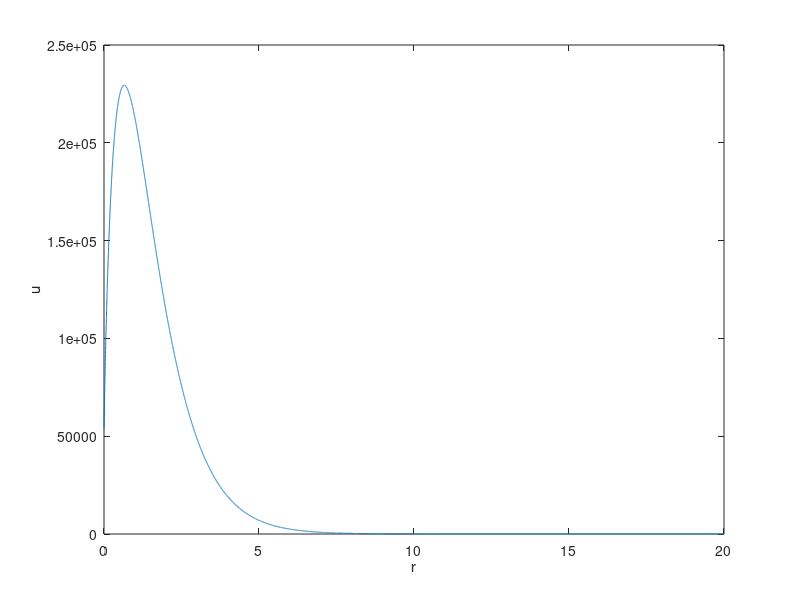

This figure's MATLAB source: (Note: this script raises an error after producing the figure.)
%clc 
close all
clear all

rmax=20;
% Para n = 1. l tem que ser zero:

n_esperado=1;
l=0;
E(1)=-0.6;
E(2)=-0.7; 

h=0.001;
r=0:h:rmax;
%r(1)=1e-100;
N=numel(r);

% Shooting
tolera=1e-7;
nmaxE=100; % Numero maximo de iteracoes

% Primeiros dois valores de u 
uN=0;
uNmenos1=h/1000; % Tanto faz?

figure(1)
xlabel('r');ylabel('y')

for iE=1:nmaxE
    
    g(2:N)=-l*(l+1)./r(2:N).^2 + 2./r(2:N)+ 2*(E(iE)); % Neste problema, g  muda
    % Constantes auxiliares para o metodo de Numerov
    aux1=(1+h^2/12.*g);
    aux2=2*(1-5*h^2/12.*g);

    %relembrar que estamos a andar regressivamente, ou seja, para trás
    u=zeros(1,N);
    u(N)=uN;
    u(N-1)=uNmenos1;
          
    for k=N-1:-1:3
        u(k-1)=(-aux1(k+1)*u(k+1)+aux2(k)*u(k))/aux1(k-1);
    end
    u(1)=interp1(r(2:5),u(2:5),0,'spline');
    %u(1:4)
    
    plot(r,u)
    xlabel('r');ylabel('u')
  %  pause(1.0) % Para ir vendo como nos aproximamos da solucao.
    
    u_f(iE)=u(1);
    
    
    if(iE>1)
        m=(u_f(iE)-u_f(iE-1))/(E(iE)-E(iE-1));
        if m==0; % Sem isto pode dar erro para tolerancias pequenas
            break
        end    
        E(iE+1)=E(iE)-u_f(iE)/m;
        
        %if (abs(E(iE+1)-E(iE)) < tolera)
        if abs(u(1)-0) < tolera
            break
        end
        
    end
end

E1_exato=-0.5/n_esperado^2;
fprintf('Energia = %f Ha\n', E(end))
fprintf('E1_exato/Energia = %f \n', E1_exato/E(end))

% Calcula funcao de onda exceto em r=0;
R(2:N)=u(2:N)./r(2:N);
% Interpola para obter R(1)
R(1)=interp1(r(2:5),R(2:5),0,'spline');

% Normalizacao 
c_norm=sqrt(trapz(r,r.^2.*R.^2));
R_norm=R/c_norm;
figure(2);
plot(r,R_norm,'y*')
xlabel('{\it r}');ylabel('{\it R}_{norm}')
axis([0 rmax -Inf Inf])
hold on

% % Plot para orbital 1s
R_exato=2.*exp(-r);
plot(r,R_exato,'k','LineWidth',2)



